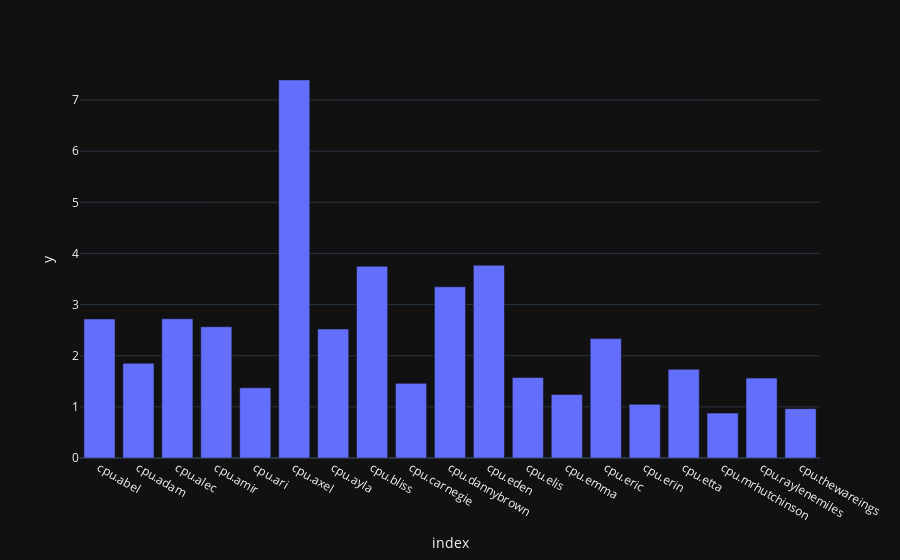

Notebook code cell kept with this figure:
### Code cell
#plt.plot(trtab.iloc[:,1])
px.bar(cpuMean, x= cpuMean.index, y=cpuMean.values)

### Figure 1 — Plotly figure (JSON) as saved in the notebook; plotly's stock layout.template omitted (floating-point values rounded to 4 significant figures)
{"data": [{"alignmentgroup": "True", "hovertemplate": "index=%{x}<br>y=%{y}<extra></extra>", "legendgroup": "", "marker": {"color": "#636efa", "pattern": {"shape": ""}}, "name": "", "offsetgroup": "", "orientation": "v", "showlegend": false, "textposition": "auto", "x": ["cpu.abel", "cpu.adam", "cpu.alec", "cpu.amir", "cpu.ari", "cpu.axel", "cpu.ayla", "cpu.bliss", "cpu.carnegie", "cpu.dannybrown", "cpu.eden", "cpu.elis", "cpu.emma", "cpu.eric", "cpu.erin", "cpu.etta", "cpu.mrhutchinson", "cpu.raylenemiles", "cpu.thewareings"], "xaxis": "x", "y": [2.719, 1.852, 2.722, 2.567, 1.375, 7.393, 2.523, 3.749, 1.459, 3.349, 3.768, 1.573, 1.242, 2.335, 1.05, 1.736, 0.8782, 1.562, 0.9655], "yaxis": "y", "type": "bar"}], "layout": {"xaxis": {"anchor": "y", "domain": [0.0, 1.0], "title": {"text": "index"}}, "yaxis": {"anchor": "x", "domain": [0.0, 1.0], "title": {"text": "y"}}, "legend": {"tracegroupgap": 0}, "margin": {"t": 60}, "barmode": "relative"}}
